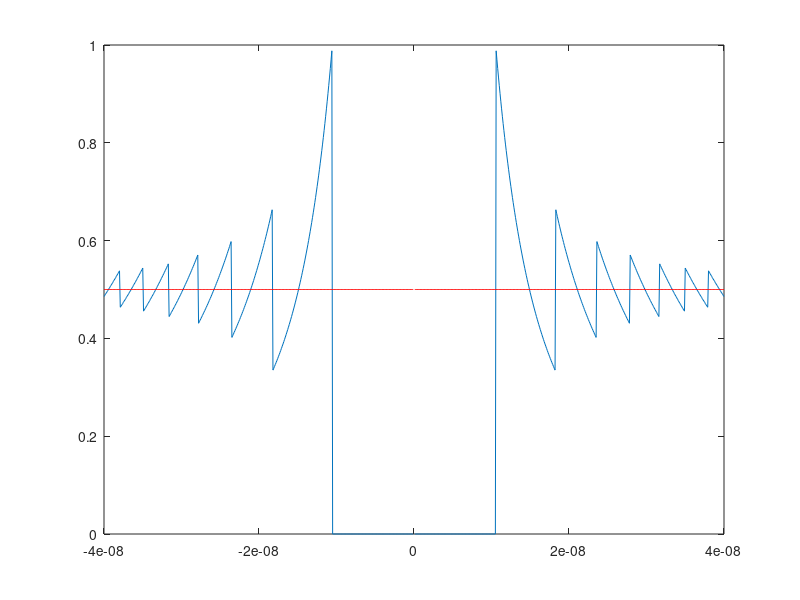

Write MATLAB code to recreate this figure.
%%

x = -0.00000004:0.0000000001:0.00000004;

y = (1-cos(x))./(x.*x);

plot(x,y);


%%
hold on;

z = 2*sin(x/2).^2./(x.*x);

plot(x,z,'r');